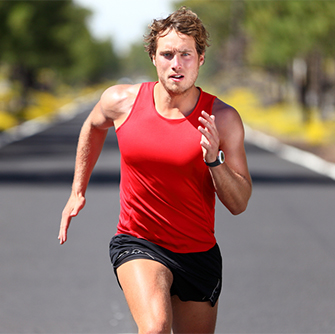
#> input picture test.jpg, 335 x 334 px, given in place of the camera
$ python hsv_Codes.py   (Python 2 division)
#> lines starting #> are read from the running program, lines starting #| are printed output that depends on the picture; after the words box and inside, x2 and y2 are one past the last pixel; in counts of white or black regions, pixels touching at a corner belong together
import cv2
import numpy as np
import pickle
print "Adjust the sliders so that your hand will be become black (Choose the best possible combination)"
cap = cv2.VideoCapture(0)
# Creating a window for later use
cv2.namedWindow('result')
def nothing(x):
    pass
# Starting with 100's to prevent error while masking
h,s,v = 100,100,100

# Creating track bar
cv2.createTrackbar('h', 'result',0,179,nothing)
#> slider 'h' is set to 59
cv2.createTrackbar('s', 'result',0,255,nothing)
#> slider 's' is set to 85
cv2.createTrackbar('v', 'result',0,255,nothing)
#> slider 'v' is set to 85
cv2.createTrackbar('threshold', 'result',0,255,nothing)
#> slider 'threshold' is set to 85
while(1):
    _, frame = cap.read()
#> frame is the input picture: shape (334, 335, 3); mean B, G, R 100.1, 112.1, 140.1
    #converting to HSV
    hsv = cv2.cvtColor(frame,cv2.COLOR_BGR2HSV)
#> hsv: shape (334, 335, 3); mean H, S, V 77, 81.1, 142.9
    # get info from track bar and appy to result
    h = cv2.getTrackbarPos('h','result')
    s = cv2.getTrackbarPos('s','result')
    v = cv2.getTrackbarPos('v','result')
    arr=[h,s,v]
    arr=np.array(arr,dtype=np.uint8)
    np.savetxt("config.txt",arr,delimiter="'")
    # Normal masking algorithm
    lower_blue = np.array([h,s,v])
    upper_blue = np.array([180,255,255])

    mask = cv2.inRange(hsv,lower_blue, upper_blue)
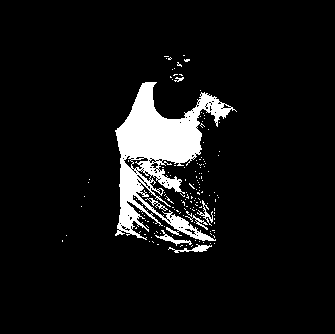
#> mask: shape (334, 335); 7.4% white; 154 white regions (147 under 20 px), largest, box (x1, y1, x2, y2) and area: (115, 82, 237, 241) 7368, (168, 244, 212, 253) 140, (155, 230, 192, 246) 138

    result = cv2.bitwise_and(frame,frame,mask = mask)
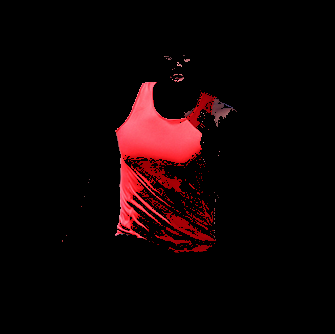
#> result: shape (334, 335, 3); mean B, G, R 4.7, 3.8, 16
    cv2.imshow('result',result)
    if cv2.waitKey(10) & 0xFF==ord("q"):
#> (key q is pressed here)
        break

cap.release()

cv2.destroyAllWindows()
